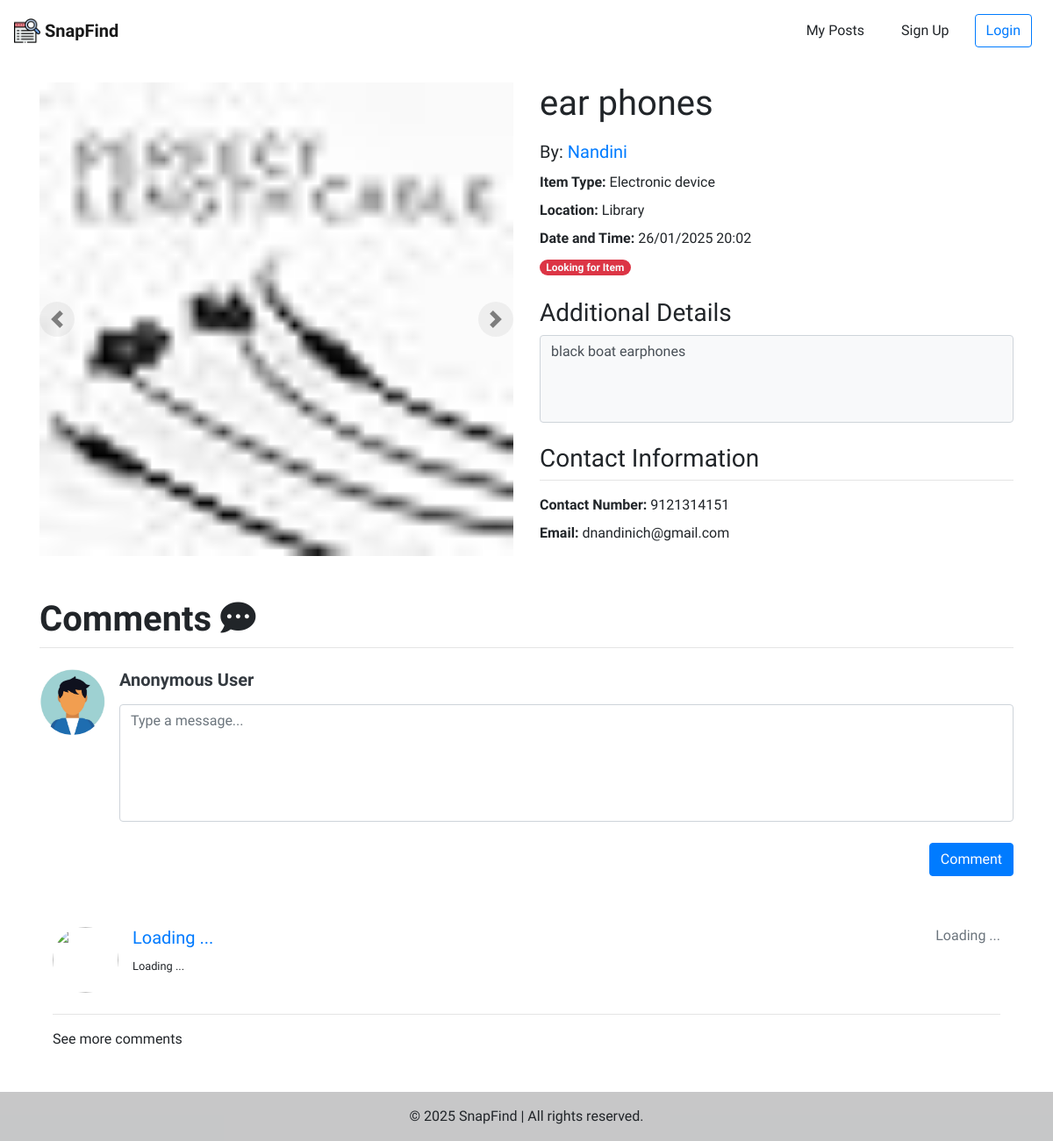
/detail/43/, run on the app's committed database.
### posts/models.py (models this page shows)
class PostPicture(models.Model):
    picture = models.ImageField(default='posts/post_default.gif', upload_to='posts/')
    post = models.ForeignKey(Post, on_delete=models.CASCADE)

class Post(models.Model):
    is_active = models.BooleanField(default=True)
    TYPE = (
        ('found', 'Found Item'),
        ('lost', 'Lost Item'),
    )
    type = models.CharField(choices=TYPE, max_length=255, default='found')
    date_time = models.DateTimeField()
    create_at = models.DateTimeField(auto_now_add=True)
    desc = models.TextField()
    title = models.CharField(max_length=255)
    location = models.CharField(max_length=255)
    contact1 = models.CharField(max_length=255)
    contact2 = models.CharField(max_length=255)
    key = models.CharField(max_length=255, unique=True, null=True, blank=True)
    assetType = models.ForeignKey(AssetType, on_delete=models.CASCADE)
    user = models.ForeignKey(User, on_delete=models.CASCADE, null=True)
    take_information = models.CharField(max_length=255, null=True, blank=True)
    def __str__(self):
        return self.title

class AssetType(models.Model):
    name = models.CharField(max_length=255)
    def __str__(self):
        return self.name

### posts/views.py (the view)
# urls.py: path('detail/<int:post_id>/', DetailView.as_view(), name='detail'),
class DetailView(View):
    template_name = 'detail1.html'
    def get(self, request, post_id):
        post = Post.objects.get(id=post_id)
        return render(request, self.template_name, {
            'post': post
        })

### posts/templates/detail1.html (shortened to what this page needs)
{% extends 'base_layout.html' %}
{% load static %}
{% block content %}
    <div class="container">
        <div class="row mt-4">
            <div class="col-md-6">
                <div id="imageCarousel" class="carousel slide" data-ride="carousel">
                    <div class="carousel-inner">
                        {% if post.postpicture_set.all|length == 0 %}
                            <div class="carousel-item active">
                                <img src="{% static 'images/post_default.jpg' %}" class="d-block w-100" alt="Default Image">
                            </div>
                        {% else %}
                            {% for picture in post.postpicture_set.all %}
                                <div class="carousel-item {% if forloop.first %}active{% endif %}">
                                    <img src="{{ picture.picture.url }}" class="d-block w-100" alt="Post Image">
                                </div>
                            {% endfor %}
                        {% endif %}
                    </div>
                    <a class="carousel-control-prev" href="#imageCarousel" role="button" data-slide="prev" style="background-color: rgba(0, 0, 0, 0.1); width: 40px; height: 40px; border-radius: 50%; top: 50%; transform: translateY(-50%);">
                        <span class="carousel-control-prev-icon" aria-hidden="true" style="filter: invert(100%);"></span>
                    </a>
                    <a class="carousel-control-next" href="#imageCarousel" role="button" data-slide="next" style="background-color: rgba(0, 0, 0, 0.1); width: 40px; height: 40px; border-radius: 50%; top: 50%; transform: translateY(-50%);">
                        <span class="carousel-control-next-icon" aria-hidden="true" style="filter: invert(100%);"></span>
                    </a>
                </div>
            </div>
            <div class="col-md-6">
                <h1 class="mb-3">{{ post.title }}</h1>
                <p class="lead">
                    {% if post.user %}
                        By: <a class='text-decoration-none' href="{% url 'profile' post.user.id %}">{{ post.user.username }}</a>
                    {% else %}
                        By: Anonymous User
                    {% endif %}
                </p>
                <div class="item-details">
                    <p><b>Item Type:</b> {{ post.assetType }}</p>
                    <p><b>Location:</b> {{ post.location }}</p>
                    <p><b>Date and Time:</b> {{ post.date_time|date:"d/m/Y H:i" }}</p>
                    <p>
                        {% if post.type == 'found' %}
                            <span class="badge badge-pill badge-success text-light">Found Lost Item</span>
                        {% else %}
                            <span class="badge badge-pill badge-danger text-light">Looking for Item</span>
                        {% endif %}
                    </p>
                </div>
                <div class="additional-details mt-4">
                    <h3>Additional Details</h3>
                    <textarea class='form-control bg-light' style='resize: none; height: 100px;' readonly>{{ post.desc }}</textarea>
                </div>
                <div class="contact-info mt-4">
                    <h3>Contact Information</h3>
                    <hr class="mt-2 mb-3">
                    <p><b>Contact Number:</b> {{ post.contact1 }}</p>
                    <p><b>Email:</b> {{ post.contact2 }}</p>
                </div>
            </div>
        </div>
        <div class="row mt-5">
            <div class="col-12">
                <h1 class="font-weight-bold">Comments <i class="fas fa-comment-dots"></i></h1>
                <hr class="mt-2 mb-4">
                <div class="media">
                    <div class="my-circle mr-3">
                        {% if request.user.is_authenticated %}
                            <img class="rounded-circle" src="{{ request.user.userprofile.avatar.url }}">
                        {% else %}
                            <img class="rounded-circle" src="{% static 'images/user_default.jpg' %}">
                        {% endif %}
                    </div>
                    <div class="media-body">
                        <h5 class="mt-0 mb-3 text-primary">
                            <span class='font-weight-bold text-dark'>
                                {% if request.user.is_authenticated %}
                                    {{ request.user }}
                                {% else %}
                                    Anonymous User
                                {% endif %}
                            </span>
                        </h5>
                        <textarea id='comment_inp' class='form-control' cols="30" rows="5" style="resize: none;" placeholder="Type a message..."></textarea>
                    </div>
                </div>
                <button class='btn btn-primary float-right mt-4' id='comment_btn'>Comment</button>
                <div class="container-fluid mt-5 pt-5" id='comments'>
                    <div class="media my-4">
                        <div class="my-circle mr-3">
                            <img class="rounded-circle" src="{% static 'images/user_default.gif' %}">
                        </div>
                        <div class="media-body">
                            <h5 class="mt-0 text-primary">
                                <a href="#">Loading ...</a>
                                <small class='float-right text-muted'>Loading ...</small>
                            </h5>
                            <small>Loading ...</small>
                        </div>
                    </div>
                    <hr>
                </div>
                <div class='container'>
                    <span class='h6' style="cursor: pointer;" id='more_comment_btn' onclick="loadmore()">See more comments</span>
                </div>
            </div>
        </div>
    </div>
{% endblock %}

### static/css/style.css (style rules this page uses)
* { font-family: 'Kanit', sans-serif; word-wrap: break-word; padding: 0; margin: 0; }
body, html { height: 100%; }
body { animation: fadein .5s; }
.my-circle { position: relative; width: 75px; height: 75px; overflow: hidden; }
.my-circle img { width: 100%; height: 100%; object-fit: cover; }

### data on the page
PostPicture: picture (picture)
Post: title "ear phones", user.username "Nandini", assetType "Electronic device", location "Library", date_time "26/01/2025 20:02", desc "black boat earphones", contact1 "9121314151", contact2 "dnandinich@gmail.com"
